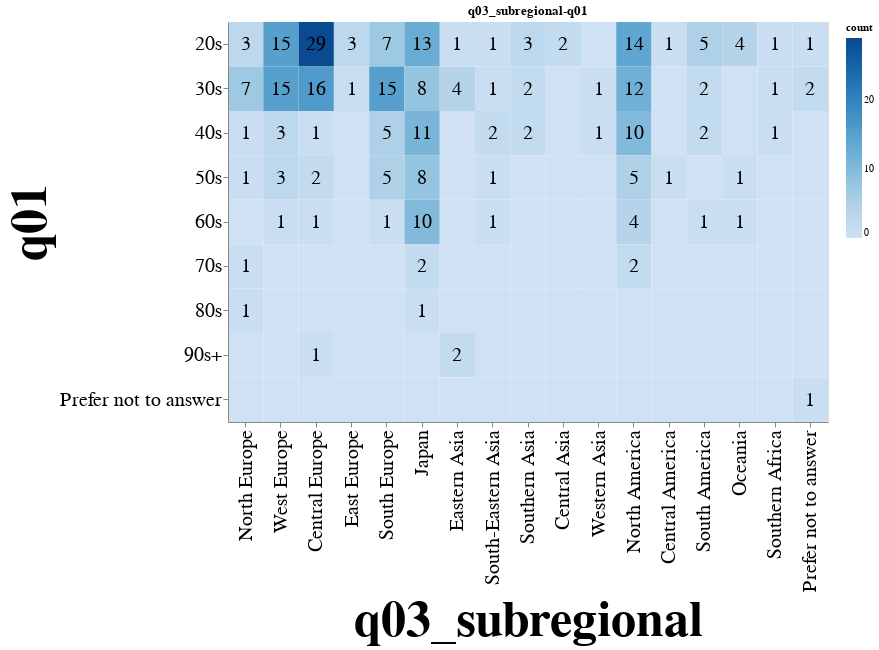
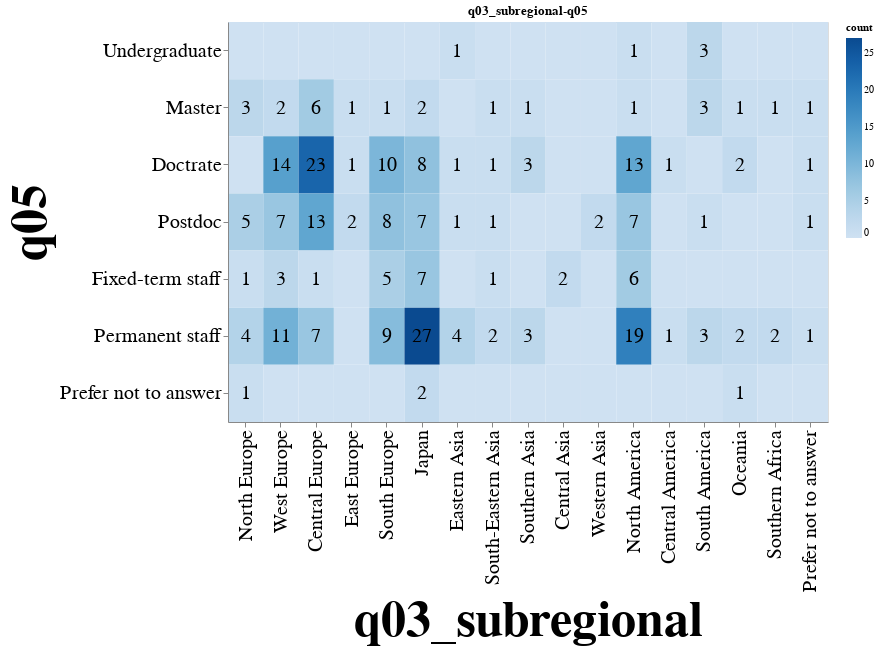
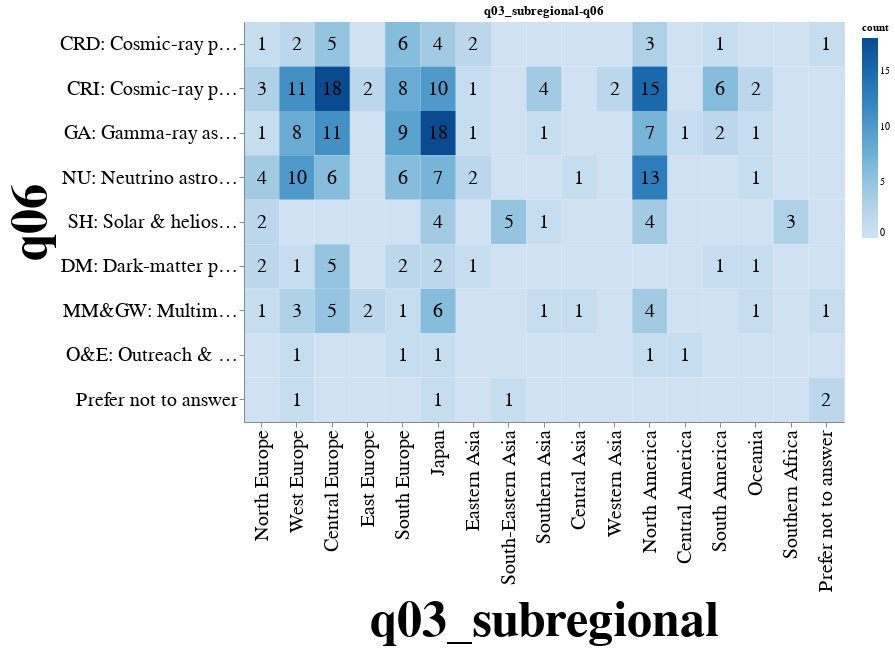
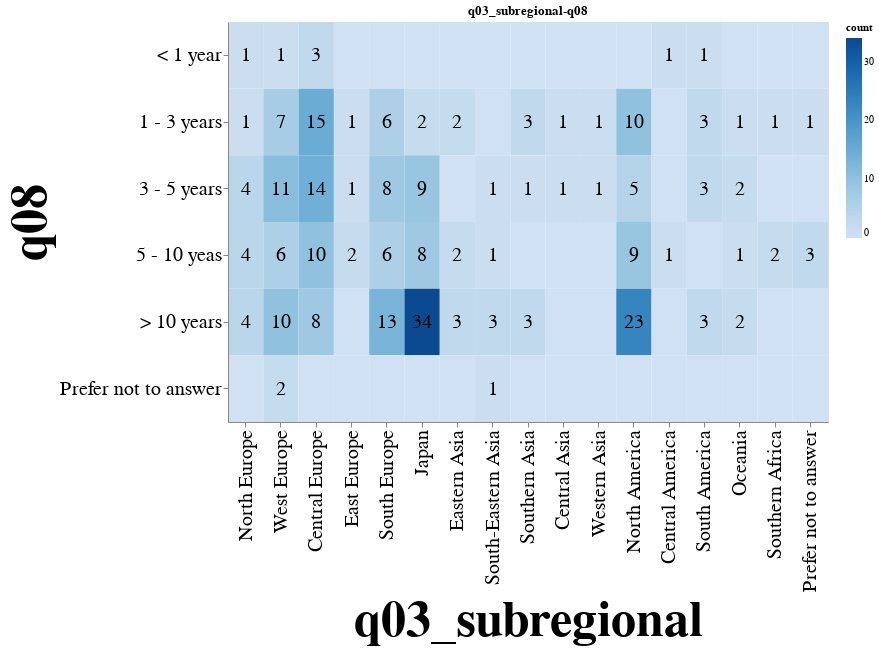

Notebook code for these charts, in order:
### Code cell
for name, hm in heatmaps.items():
    if name in list(p005.questions):
        hm.properties(
            title=name,
            width=600,
            height=400,
        ).display()

### Figure 1 — Vega-Lite specification as saved in the notebook (floating-point values rounded to 4 significant figures; data arrays with more than 128 entries replaced by an {"elided": "..."} marker saying what was removed)
{"config": {"view": {"continuousWidth": 300, "continuousHeight": 300}}, "layer": [{"mark": {"type": "rect"}, "encoding": {"color": {"field": "count", "scale": {"scheme": "blues"}, "type": "quantitative"}, "x": {"axis": {"labelFontSize": 20, "titleFontSize": 50}, "field": "q03_subregional", "sort": ["North Europe", "West Europe", "Central Europe", "East Europe", "South Europe", "Japan", "Eastern Asia", "South-Eastern Asia", "Southern Asia", "Central Asia", "Western Asia", "North America", "Central America", "South America", "Oceania", "Northern Africa", "Western Africa", "Middle Africa", "Eastern Africa", "Southern Africa", "Prefer not to answer"], "type": "ordinal"}, "y": {"axis": {"labelFontSize": 20, "titleFontSize": 50}, "field": "q01", "sort": ["10s", "20s", "30s", "40s", "50s", "60s", "70s", "80s", "90s+", "Prefer not to answer"], "type": "ordinal"}}}, {"mark": {"type": "text", "fontSize": 20}, "encoding": {"text": {"condition": {"test": "(datum['count'] > 0)", "field": "count", "type": "quantitative"}, "value": ""}, "x": {"axis": {"labelFontSize": 20, "titleFontSize": 50}, "field": "q03_subregional", "sort": ["North Europe", "West Europe", "Central Europe", "East Europe", "South Europe", "Japan", "Eastern Asia", "South-Eastern Asia", "Southern Asia", "Central Asia", "Western Asia", "North America", "Central America", "South America", "Oceania", "Northern Africa", "Western Africa", "Middle Africa", "Eastern Africa", "Southern Africa", "Prefer not to answer"], "type": "ordinal"}, "y": {"axis": {"labelFontSize": 20, "titleFontSize": 50}, "field": "q01", "sort": ["10s", "20s", "30s", "40s", "50s", "60s", "70s", "80s", "90s+", "Prefer not to answer"], "type": "ordinal"}}}], "data": {"name": "data-c9f26d4f169a344cbd3be89761429d9c"}, "height": 400, "title": "q03_subregional-q01", "width": 600, "$schema": "https://vega.github.io/schema/vega-lite/v5.8.0.json", "datasets": {"data-c9f26d4f169a344cbd3be89761429d9c": {"elided": "153 records"}}}

### Figure 2 — Vega-Lite specification as saved in the notebook (floating-point values rounded to 4 significant figures)
{"config": {"view": {"continuousWidth": 300, "continuousHeight": 300}}, "layer": [{"mark": {"type": "rect"}, "encoding": {"color": {"field": "count", "scale": {"scheme": "blues"}, "type": "quantitative"}, "x": {"axis": {"labelFontSize": 20, "titleFontSize": 50}, "field": "q03_subregional", "sort": ["North Europe", "West Europe", "Central Europe", "East Europe", "South Europe", "Japan", "Eastern Asia", "South-Eastern Asia", "Southern Asia", "Central Asia", "Western Asia", "North America", "Central America", "South America", "Oceania", "Northern Africa", "Western Africa", "Middle Africa", "Eastern Africa", "Southern Africa", "Prefer not to answer"], "type": "ordinal"}, "y": {"axis": {"labelFontSize": 20, "titleFontSize": 50}, "field": "q05", "sort": ["Undergraduate", "Master", "Doctrate", "Postdoc", "Fixed-term staff", "Permanent staff", "Prefer not to answer"], "type": "ordinal"}}}, {"mark": {"type": "text", "fontSize": 20}, "encoding": {"text": {"condition": {"test": "(datum['count'] > 0)", "field": "count", "type": "quantitative"}, "value": ""}, "x": {"axis": {"labelFontSize": 20, "titleFontSize": 50}, "field": "q03_subregional", "sort": ["North Europe", "West Europe", "Central Europe", "East Europe", "South Europe", "Japan", "Eastern Asia", "South-Eastern Asia", "Southern Asia", "Central Asia", "Western Asia", "North America", "Central America", "South America", "Oceania", "Northern Africa", "Western Africa", "Middle Africa", "Eastern Africa", "Southern Africa", "Prefer not to answer"], "type": "ordinal"}, "y": {"axis": {"labelFontSize": 20, "titleFontSize": 50}, "field": "q05", "sort": ["Undergraduate", "Master", "Doctrate", "Postdoc", "Fixed-term staff", "Permanent staff", "Prefer not to answer"], "type": "ordinal"}}}], "data": {"name": "data-8fc500061a919e076535682eb27a7439"}, "height": 400, "title": "q03_subregional-q05", "width": 600, "$schema": "https://vega.github.io/schema/vega-lite/v5.8.0.json", "datasets": {"data-8fc500061a919e076535682eb27a7439": [{"q03_subregional": "North Europe", "q05": "Undergraduate", "count": 0}, {"q03_subregional": "West Europe", "q05": "Undergraduate", "count": 0}, {"q03_subregional": "Central Europe", "q05": "Undergraduate", "count": 0}, {"q03_subregional": "East Europe", "q05": "Undergraduate", "count": 0}, {"q03_subregional": "South Europe", "q05": "Undergraduate", "count": 0}, {"q03_subregional": "Japan", "q05": "Undergraduate", "count": 0}, {"q03_subregional": "Eastern Asia", "q05": "Undergraduate", "count": 1}, {"q03_subregional": "South-Eastern Asia", "q05": "Undergraduate", "count": 0}, {"q03_subregional": "Southern Asia", "q05": "Undergraduate", "count": 0}, {"q03_subregional": "Central Asia", "q05": "Undergraduate", "count": 0}, {"q03_subregional": "Western Asia", "q05": "Undergraduate", "count": 0}, {"q03_subregional": "North America", "q05": "Undergraduate", "count": 1}, {"q03_subregional": "Central America", "q05": "Undergraduate", "count": 0}, {"q03_subregional": "South America", "q05": "Undergraduate", "count": 3}, {"q03_subregional": "Oceania", "q05": "Undergraduate", "count": 0}, {"q03_subregional": "Southern Africa", "q05": "Undergraduate", "count": 0}, {"q03_subregional": "Prefer not to answer", "q05": "Undergraduate", "count": 0}, {"q03_subregional": "North Europe", "q05": "Master", "count": 3}, {"q03_subregional": "West Europe", "q05": "Master", "count": 2}, {"q03_subregional": "Central Europe", "q05": "Master", "count": 6}, {"q03_subregional": "East Europe", "q05": "Master", "count": 1}, {"q03_subregional": "South Europe", "q05": "Master", "count": 1}, {"q03_subregional": "Japan", "q05": "Master", "count": 2}, {"q03_subregional": "Eastern Asia", "q05": "Master", "count": 0}, {"q03_subregional": "South-Eastern Asia", "q05": "Master", "count": 1}, {"q03_subregional": "Southern Asia", "q05": "Master", "count": 1}, {"q03_subregional": "Central Asia", "q05": "Master", "count": 0}, {"q03_subregional": "Western Asia", "q05": "Master", "count": 0}, {"q03_subregional": "North America", "q05": "Master", "count": 1}, {"q03_subregional": "Central America", "q05": "Master", "count": 0}, {"q03_subregional": "South America", "q05": "Master", "count": 3}, {"q03_subregional": "Oceania", "q05": "Master", "count": 1}, {"q03_subregional": "Southern Africa", "q05": "Master", "count": 1}, {"q03_subregional": "Prefer not to answer", "q05": "Master", "count": 1}, {"q03_subregional": "North Europe", "q05": "Doctrate", "count": 0}, {"q03_subregional": "West Europe", "q05": "Doctrate", "count": 14}, {"q03_subregional": "Central Europe", "q05": "Doctrate", "count": 23}, {"q03_subregional": "East Europe", "q05": "Doctrate", "count": 1}, {"q03_subregional": "South Europe", "q05": "Doctrate", "count": 10}, {"q03_subregional": "Japan", "q05": "Doctrate", "count": 8}, {"q03_subregional": "Eastern Asia", "q05": "Doctrate", "count": 1}, {"q03_subregional": "South-Eastern Asia", "q05": "Doctrate", "count": 1}, {"q03_subregional": "Southern Asia", "q05": "Doctrate", "count": 3}, {"q03_subregional": "Central Asia", "q05": "Doctrate", "count": 0}, {"q03_subregional": "Western Asia", "q05": "Doctrate", "count": 0}, {"q03_subregional": "North America", "q05": "Doctrate", "count": 13}, {"q03_subregional": "Central America", "q05": "Doctrate", "count": 1}, {"q03_subregional": "South America", "q05": "Doctrate", "count": 0}, {"q03_subregional": "Oceania", "q05": "Doctrate", "count": 2}, {"q03_subregional": "Southern Africa", "q05": "Doctrate", "count": 0}, {"q03_subregional": "Prefer not to answer", "q05": "Doctrate", "count": 1}, {"q03_subregional": "North Europe", "q05": "Postdoc", "count": 5}, {"q03_subregional": "West Europe", "q05": "Postdoc", "count": 7}, {"q03_subregional": "Central Europe", "q05": "Postdoc", "count": 13}, {"q03_subregional": "East Europe", "q05": "Postdoc", "count": 2}, {"q03_subregional": "South Europe", "q05": "Postdoc", "count": 8}, {"q03_subregional": "Japan", "q05": "Postdoc", "count": 7}, {"q03_subregional": "Eastern Asia", "q05": "Postdoc", "count": 1}, {"q03_subregional": "South-Eastern Asia", "q05": "Postdoc", "count": 1}, {"q03_subregional": "Southern Asia", "q05": "Postdoc", "count": 0}, {"q03_subregional": "Central Asia", "q05": "Postdoc", "count": 0}, {"q03_subregional": "Western Asia", "q05": "Postdoc", "count": 2}, {"q03_subregional": "North America", "q05": "Postdoc", "count": 7}, {"q03_subregional": "Central America", "q05": "Postdoc", "count": 0}, {"q03_subregional": "South America", "q05": "Postdoc", "count": 1}, {"q03_subregional": "Oceania", "q05": "Postdoc", "count": 0}, {"q03_subregional": "Southern Africa", "q05": "Postdoc", "count": 0}, {"q03_subregional": "Prefer not to answer", "q05": "Postdoc", "count": 1}, {"q03_subregional": "North Europe", "q05": "Fixed-term staff", "count": 1}, {"q03_subregional": "West Europe", "q05": "Fixed-term staff", "count": 3}, {"q03_subregional": "Central Europe", "q05": "Fixed-term staff", "count": 1}, {"q03_subregional": "East Europe", "q05": "Fixed-term staff", "count": 0}, {"q03_subregional": "South Europe", "q05": "Fixed-term staff", "count": 5}, {"q03_subregional": "Japan", "q05": "Fixed-term staff", "count": 7}, {"q03_subregional": "Eastern Asia", "q05": "Fixed-term staff", "count": 0}, {"q03_subregional": "South-Eastern Asia", "q05": "Fixed-term staff", "count": 1}, {"q03_subregional": "Southern Asia", "q05": "Fixed-term staff", "count": 0}, {"q03_subregional": "Central Asia", "q05": "Fixed-term staff", "count": 2}, {"q03_subregional": "Western Asia", "q05": "Fixed-term staff", "count": 0}, {"q03_subregional": "North America", "q05": "Fixed-term staff", "count": 6}, {"q03_subregional": "Central America", "q05": "Fixed-term staff", "count": 0}, {"q03_subregional": "South America", "q05": "Fixed-term staff", "count": 0}, {"q03_subregional": "Oceania", "q05": "Fixed-term staff", "count": 0}, {"q03_subregional": "Southern Africa", "q05": "Fixed-term staff", "count": 0}, {"q03_subregional": "Prefer not to answer", "q05": "Fixed-term staff", "count": 0}, {"q03_subregional": "North Europe", "q05": "Permanent staff", "count": 4}, {"q03_subregional": "West Europe", "q05": "Permanent staff", "count": 11}, {"q03_subregional": "Central Europe", "q05": "Permanent staff", "count": 7}, {"q03_subregional": "East Europe", "q05": "Permanent staff", "count": 0}, {"q03_subregional": "South Europe", "q05": "Permanent staff", "count": 9}, {"q03_subregional": "Japan", "q05": "Permanent staff", "count": 27}, {"q03_subregional": "Eastern Asia", "q05": "Permanent staff", "count": 4}, {"q03_subregional": "South-Eastern Asia", "q05": "Permanent staff", "count": 2}, {"q03_subregional": "Southern Asia", "q05": "Permanent staff", "count": 3}, {"q03_subregional": "Central Asia", "q05": "Permanent staff", "count": 0}, {"q03_subregional": "Western Asia", "q05": "Permanent staff", "count": 0}, {"q03_subregional": "North America", "q05": "Permanent staff", "count": 19}, {"q03_subregional": "Central America", "q05": "Permanent staff", "count": 1}, {"q03_subregional": "South America", "q05": "Permanent staff", "count": 3}, {"q03_subregional": "Oceania", "q05": "Permanent staff", "count": 2}, {"q03_subregional": "Southern Africa", "q05": "Permanent staff", "count": 2}, {"q03_subregional": "Prefer not to answer", "q05": "Permanent staff", "count": 1}, {"q03_subregional": "North Europe", "q05": "Prefer not to answer", "count": 1}, {"q03_subregional": "West Europe", "q05": "Prefer not to answer", "count": 0}, {"q03_subregional": "Central Europe", "q05": "Prefer not to answer", "count": 0}, {"q03_subregional": "East Europe", "q05": "Prefer not to answer", "count": 0}, {"q03_subregional": "South Europe", "q05": "Prefer not to answer", "count": 0}, {"q03_subregional": "Japan", "q05": "Prefer not to answer", "count": 2}, {"q03_subregional": "Eastern Asia", "q05": "Prefer not to answer", "count": 0}, {"q03_subregional": "South-Eastern Asia", "q05": "Prefer not to answer", "count": 0}, {"q03_subregional": "Southern Asia", "q05": "Prefer not to answer", "count": 0}, {"q03_subregional": "Central Asia", "q05": "Prefer not to answer", "count": 0}, {"q03_subregional": "Western Asia", "q05": "Prefer not to answer", "count": 0}, {"q03_subregional": "North America", "q05": "Prefer not to answer", "count": 0}, {"q03_subregional": "Central America", "q05": "Prefer not to answer", "count": 0}, {"q03_subregional": "South America", "q05": "Prefer not to answer", "count": 0}, {"q03_subregional": "Oceania", "q05": "Prefer not to answer", "count": 1}, {"q03_subregional": "Southern Africa", "q05": "Prefer not to answer", "count": 0}, {"q03_subregional": "Prefer not to answer", "q05": "Prefer not to answer", "count": 0}]}}

### Figure 3 — Vega-Lite specification as saved in the notebook (floating-point values rounded to 4 significant figures; data arrays with more than 128 entries replaced by an {"elided": "..."} marker saying what was removed)
{"config": {"view": {"continuousWidth": 300, "continuousHeight": 300}}, "layer": [{"mark": {"type": "rect"}, "encoding": {"color": {"field": "count", "scale": {"scheme": "blues"}, "type": "quantitative"}, "x": {"axis": {"labelFontSize": 20, "titleFontSize": 50}, "field": "q03_subregional", "sort": ["North Europe", "West Europe", "Central Europe", "East Europe", "South Europe", "Japan", "Eastern Asia", "South-Eastern Asia", "Southern Asia", "Central Asia", "Western Asia", "North America", "Central America", "South America", "Oceania", "Northern Africa", "Western Africa", "Middle Africa", "Eastern Africa", "Southern Africa", "Prefer not to answer"], "type": "ordinal"}, "y": {"axis": {"labelFontSize": 20, "titleFontSize": 50}, "field": "q06", "sort": ["CRD: Cosmic-ray physics (Direct)", "CRI: Cosmic-ray physics (Indirect)", "GA: Gamma-ray astronomy", "NU: Neutrino astronomy & physics", "SH: Solar & heliospheric physics", "DM: Dark-matter physics", "MM&GW: Multimessenger & gravitational wave", "O&E: Outreach & education", "Prefer not to answer"], "type": "ordinal"}}}, {"mark": {"type": "text", "fontSize": 20}, "encoding": {"text": {"condition": {"test": "(datum['count'] > 0)", "field": "count", "type": "quantitative"}, "value": ""}, "x": {"axis": {"labelFontSize": 20, "titleFontSize": 50}, "field": "q03_subregional", "sort": ["North Europe", "West Europe", "Central Europe", "East Europe", "South Europe", "Japan", "Eastern Asia", "South-Eastern Asia", "Southern Asia", "Central Asia", "Western Asia", "North America", "Central America", "South America", "Oceania", "Northern Africa", "Western Africa", "Middle Africa", "Eastern Africa", "Southern Africa", "Prefer not to answer"], "type": "ordinal"}, "y": {"axis": {"labelFontSize": 20, "titleFontSize": 50}, "field": "q06", "sort": ["CRD: Cosmic-ray physics (Direct)", "CRI: Cosmic-ray physics (Indirect)", "GA: Gamma-ray astronomy", "NU: Neutrino astronomy & physics", "SH: Solar & heliospheric physics", "DM: Dark-matter physics", "MM&GW: Multimessenger & gravitational wave", "O&E: Outreach & education", "Prefer not to answer"], "type": "ordinal"}}}], "data": {"name": "data-3715cfe34ab747d60e3c9d2df8e5901e"}, "height": 400, "title": "q03_subregional-q06", "width": 600, "$schema": "https://vega.github.io/schema/vega-lite/v5.8.0.json", "datasets": {"data-3715cfe34ab747d60e3c9d2df8e5901e": {"elided": "153 records"}}}

### Figure 4 — Vega-Lite specification as saved in the notebook (floating-point values rounded to 4 significant figures)
{"config": {"view": {"continuousWidth": 300, "continuousHeight": 300}}, "layer": [{"mark": {"type": "rect"}, "encoding": {"color": {"field": "count", "scale": {"scheme": "blues"}, "type": "quantitative"}, "x": {"axis": {"labelFontSize": 20, "titleFontSize": 50}, "field": "q03_subregional", "sort": ["North Europe", "West Europe", "Central Europe", "East Europe", "South Europe", "Japan", "Eastern Asia", "South-Eastern Asia", "Southern Asia", "Central Asia", "Western Asia", "North America", "Central America", "South America", "Oceania", "Northern Africa", "Western Africa", "Middle Africa", "Eastern Africa", "Southern Africa", "Prefer not to answer"], "type": "ordinal"}, "y": {"axis": {"labelFontSize": 20, "titleFontSize": 50}, "field": "q08", "sort": ["< 1 year", "1 - 3 years", "3 - 5 years", "5 - 10 yeas", "> 10 years", "Prefer not to answer"], "type": "ordinal"}}}, {"mark": {"type": "text", "fontSize": 20}, "encoding": {"text": {"condition": {"test": "(datum['count'] > 0)", "field": "count", "type": "quantitative"}, "value": ""}, "x": {"axis": {"labelFontSize": 20, "titleFontSize": 50}, "field": "q03_subregional", "sort": ["North Europe", "West Europe", "Central Europe", "East Europe", "South Europe", "Japan", "Eastern Asia", "South-Eastern Asia", "Southern Asia", "Central Asia", "Western Asia", "North America", "Central America", "South America", "Oceania", "Northern Africa", "Western Africa", "Middle Africa", "Eastern Africa", "Southern Africa", "Prefer not to answer"], "type": "ordinal"}, "y": {"axis": {"labelFontSize": 20, "titleFontSize": 50}, "field": "q08", "sort": ["< 1 year", "1 - 3 years", "3 - 5 years", "5 - 10 yeas", "> 10 years", "Prefer not to answer"], "type": "ordinal"}}}], "data": {"name": "data-4be70065f1b72d20f1389cebd5903264"}, "height": 400, "title": "q03_subregional-q08", "width": 600, "$schema": "https://vega.github.io/schema/vega-lite/v5.8.0.json", "datasets": {"data-4be70065f1b72d20f1389cebd5903264": [{"q03_subregional": "North Europe", "q08": "< 1 year", "count": 1}, {"q03_subregional": "West Europe", "q08": "< 1 year", "count": 1}, {"q03_subregional": "Central Europe", "q08": "< 1 year", "count": 3}, {"q03_subregional": "East Europe", "q08": "< 1 year", "count": 0}, {"q03_subregional": "South Europe", "q08": "< 1 year", "count": 0}, {"q03_subregional": "Japan", "q08": "< 1 year", "count": 0}, {"q03_subregional": "Eastern Asia", "q08": "< 1 year", "count": 0}, {"q03_subregional": "South-Eastern Asia", "q08": "< 1 year", "count": 0}, {"q03_subregional": "Southern Asia", "q08": "< 1 year", "count": 0}, {"q03_subregional": "Central Asia", "q08": "< 1 year", "count": 0}, {"q03_subregional": "Western Asia", "q08": "< 1 year", "count": 0}, {"q03_subregional": "North America", "q08": "< 1 year", "count": 0}, {"q03_subregional": "Central America", "q08": "< 1 year", "count": 1}, {"q03_subregional": "South America", "q08": "< 1 year", "count": 1}, {"q03_subregional": "Oceania", "q08": "< 1 year", "count": 0}, {"q03_subregional": "Southern Africa", "q08": "< 1 year", "count": 0}, {"q03_subregional": "Prefer not to answer", "q08": "< 1 year", "count": 0}, {"q03_subregional": "North Europe", "q08": "1 - 3 years", "count": 1}, {"q03_subregional": "West Europe", "q08": "1 - 3 years", "count": 7}, {"q03_subregional": "Central Europe", "q08": "1 - 3 years", "count": 15}, {"q03_subregional": "East Europe", "q08": "1 - 3 years", "count": 1}, {"q03_subregional": "South Europe", "q08": "1 - 3 years", "count": 6}, {"q03_subregional": "Japan", "q08": "1 - 3 years", "count": 2}, {"q03_subregional": "Eastern Asia", "q08": "1 - 3 years", "count": 2}, {"q03_subregional": "South-Eastern Asia", "q08": "1 - 3 years", "count": 0}, {"q03_subregional": "Southern Asia", "q08": "1 - 3 years", "count": 3}, {"q03_subregional": "Central Asia", "q08": "1 - 3 years", "count": 1}, {"q03_subregional": "Western Asia", "q08": "1 - 3 years", "count": 1}, {"q03_subregional": "North America", "q08": "1 - 3 years", "count": 10}, {"q03_subregional": "Central America", "q08": "1 - 3 years", "count": 0}, {"q03_subregional": "South America", "q08": "1 - 3 years", "count": 3}, {"q03_subregional": "Oceania", "q08": "1 - 3 years", "count": 1}, {"q03_subregional": "Southern Africa", "q08": "1 - 3 years", "count": 1}, {"q03_subregional": "Prefer not to answer", "q08": "1 - 3 years", "count": 1}, {"q03_subregional": "North Europe", "q08": "3 - 5 years", "count": 4}, {"q03_subregional": "West Europe", "q08": "3 - 5 years", "count": 11}, {"q03_subregional": "Central Europe", "q08": "3 - 5 years", "count": 14}, {"q03_subregional": "East Europe", "q08": "3 - 5 years", "count": 1}, {"q03_subregional": "South Europe", "q08": "3 - 5 years", "count": 8}, {"q03_subregional": "Japan", "q08": "3 - 5 years", "count": 9}, {"q03_subregional": "Eastern Asia", "q08": "3 - 5 years", "count": 0}, {"q03_subregional": "South-Eastern Asia", "q08": "3 - 5 years", "count": 1}, {"q03_subregional": "Southern Asia", "q08": "3 - 5 years", "count": 1}, {"q03_subregional": "Central Asia", "q08": "3 - 5 years", "count": 1}, {"q03_subregional": "Western Asia", "q08": "3 - 5 years", "count": 1}, {"q03_subregional": "North America", "q08": "3 - 5 years", "count": 5}, {"q03_subregional": "Central America", "q08": "3 - 5 years", "count": 0}, {"q03_subregional": "South America", "q08": "3 - 5 years", "count": 3}, {"q03_subregional": "Oceania", "q08": "3 - 5 years", "count": 2}, {"q03_subregional": "Southern Africa", "q08": "3 - 5 years", "count": 0}, {"q03_subregional": "Prefer not to answer", "q08": "3 - 5 years", "count": 0}, {"q03_subregional": "North Europe", "q08": "5 - 10 yeas", "count": 4}, {"q03_subregional": "West Europe", "q08": "5 - 10 yeas", "count": 6}, {"q03_subregional": "Central Europe", "q08": "5 - 10 yeas", "count": 10}, {"q03_subregional": "East Europe", "q08": "5 - 10 yeas", "count": 2}, {"q03_subregional": "South Europe", "q08": "5 - 10 yeas", "count": 6}, {"q03_subregional": "Japan", "q08": "5 - 10 yeas", "count": 8}, {"q03_subregional": "Eastern Asia", "q08": "5 - 10 yeas", "count": 2}, {"q03_subregional": "South-Eastern Asia", "q08": "5 - 10 yeas", "count": 1}, {"q03_subregional": "Southern Asia", "q08": "5 - 10 yeas", "count": 0}, {"q03_subregional": "Central Asia", "q08": "5 - 10 yeas", "count": 0}, {"q03_subregional": "Western Asia", "q08": "5 - 10 yeas", "count": 0}, {"q03_subregional": "North America", "q08": "5 - 10 yeas", "count": 9}, {"q03_subregional": "Central America", "q08": "5 - 10 yeas", "count": 1}, {"q03_subregional": "South America", "q08": "5 - 10 yeas", "count": 0}, {"q03_subregional": "Oceania", "q08": "5 - 10 yeas", "count": 1}, {"q03_subregional": "Southern Africa", "q08": "5 - 10 yeas", "count": 2}, {"q03_subregional": "Prefer not to answer", "q08": "5 - 10 yeas", "count": 3}, {"q03_subregional": "North Europe", "q08": "> 10 years", "count": 4}, {"q03_subregional": "West Europe", "q08": "> 10 years", "count": 10}, {"q03_subregional": "Central Europe", "q08": "> 10 years", "count": 8}, {"q03_subregional": "East Europe", "q08": "> 10 years", "count": 0}, {"q03_subregional": "South Europe", "q08": "> 10 years", "count": 13}, {"q03_subregional": "Japan", "q08": "> 10 years", "count": 34}, {"q03_subregional": "Eastern Asia", "q08": "> 10 years", "count": 3}, {"q03_subregional": "South-Eastern Asia", "q08": "> 10 years", "count": 3}, {"q03_subregional": "Southern Asia", "q08": "> 10 years", "count": 3}, {"q03_subregional": "Central Asia", "q08": "> 10 years", "count": 0}, {"q03_subregional": "Western Asia", "q08": "> 10 years", "count": 0}, {"q03_subregional": "North America", "q08": "> 10 years", "count": 23}, {"q03_subregional": "Central America", "q08": "> 10 years", "count": 0}, {"q03_subregional": "South America", "q08": "> 10 years", "count": 3}, {"q03_subregional": "Oceania", "q08": "> 10 years", "count": 2}, {"q03_subregional": "Southern Africa", "q08": "> 10 years", "count": 0}, {"q03_subregional": "Prefer not to answer", "q08": "> 10 years", "count": 0}, {"q03_subregional": "North Europe", "q08": "Prefer not to answer", "count": 0}, {"q03_subregional": "West Europe", "q08": "Prefer not to answer", "count": 2}, {"q03_subregional": "Central Europe", "q08": "Prefer not to answer", "count": 0}, {"q03_subregional": "East Europe", "q08": "Prefer not to answer", "count": 0}, {"q03_subregional": "South Europe", "q08": "Prefer not to answer", "count": 0}, {"q03_subregional": "Japan", "q08": "Prefer not to answer", "count": 0}, {"q03_subregional": "Eastern Asia", "q08": "Prefer not to answer", "count": 0}, {"q03_subregional": "South-Eastern Asia", "q08": "Prefer not to answer", "count": 1}, {"q03_subregional": "Southern Asia", "q08": "Prefer not to answer", "count": 0}, {"q03_subregional": "Central Asia", "q08": "Prefer not to answer", "count": 0}, {"q03_subregional": "Western Asia", "q08": "Prefer not to answer", "count": 0}, {"q03_subregional": "North America", "q08": "Prefer not to answer", "count": 0}, {"q03_subregional": "Central America", "q08": "Prefer not to answer", "count": 0}, {"q03_subregional": "South America", "q08": "Prefer not to answer", "count": 0}, {"q03_subregional": "Oceania", "q08": "Prefer not to answer", "count": 0}, {"q03_subregional": "Southern Africa", "q08": "Prefer not to answer", "count": 0}, {"q03_subregional": "Prefer not to answer", "q08": "Prefer not to answer", "count": 0}]}}
